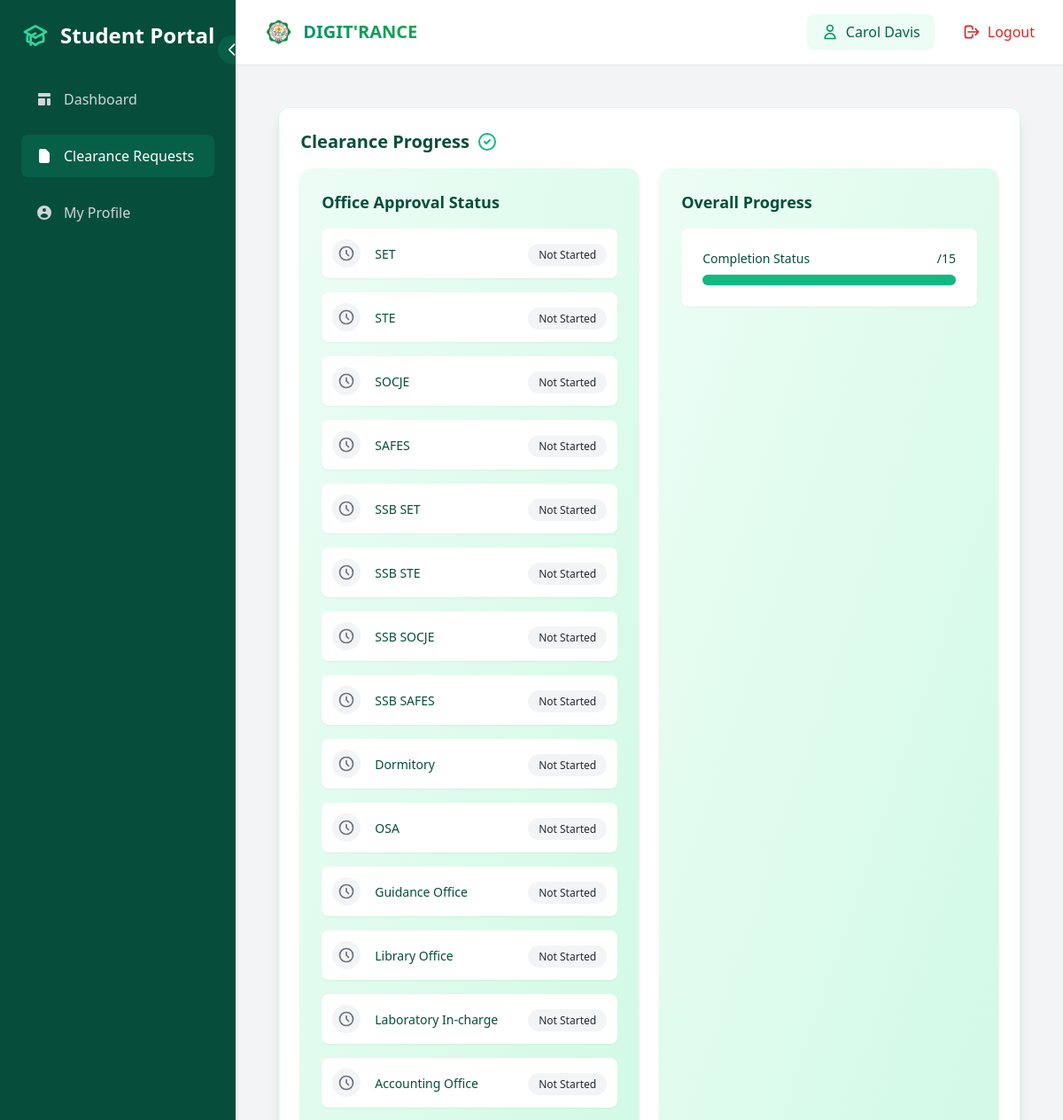
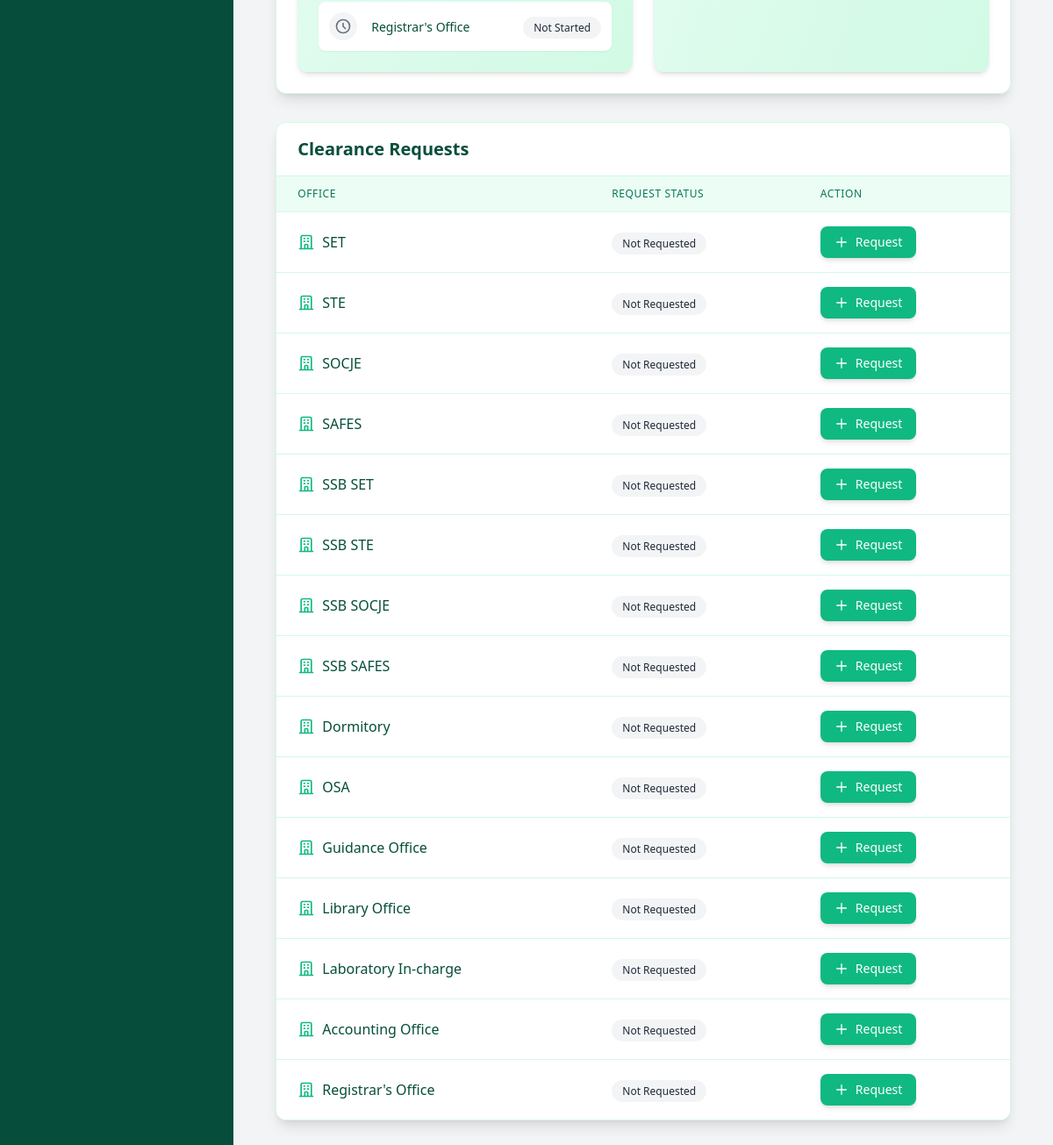
Page /student/requests/ (signed in) on the earlier database version (2 pictures, top to bottom).
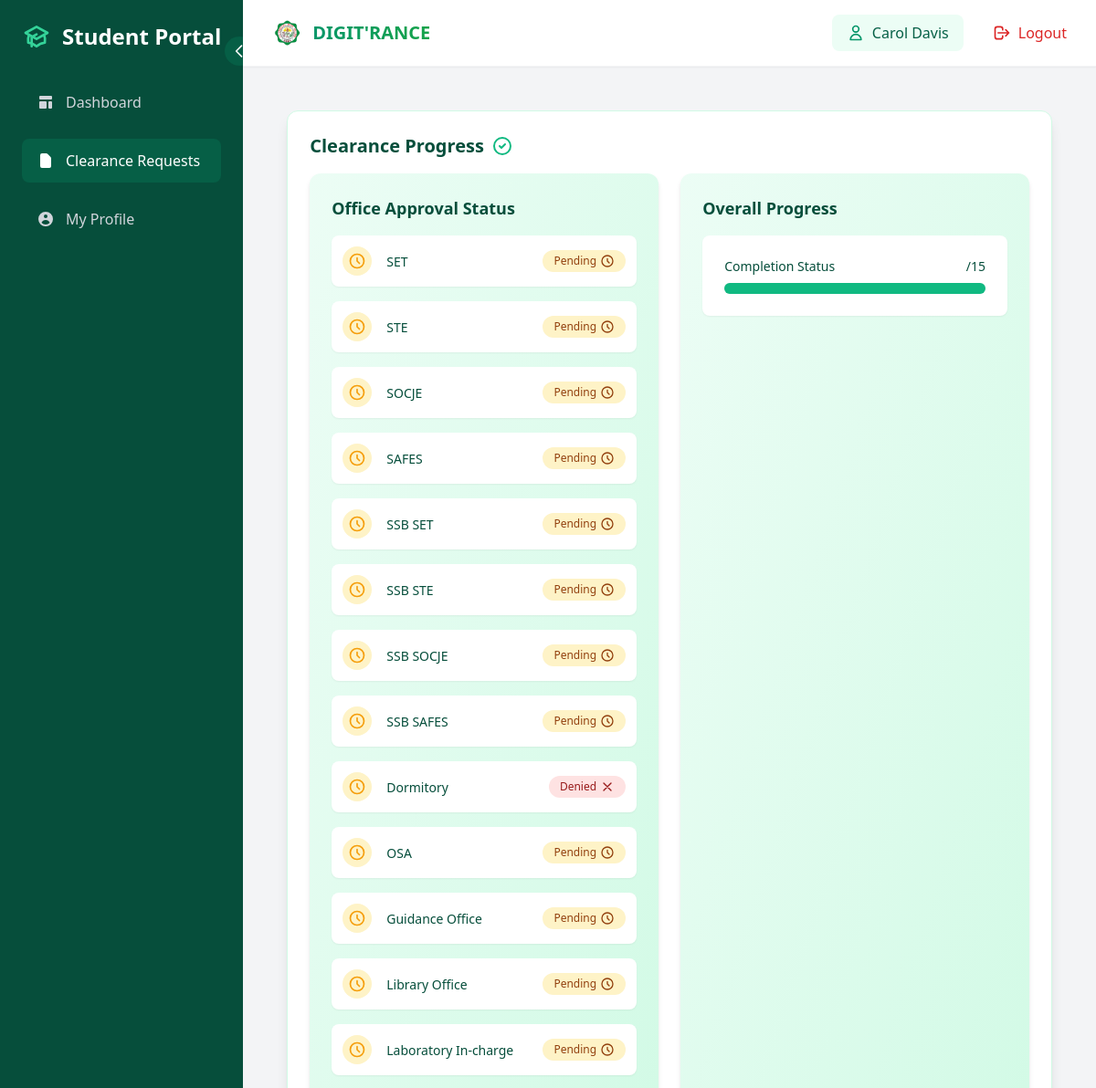
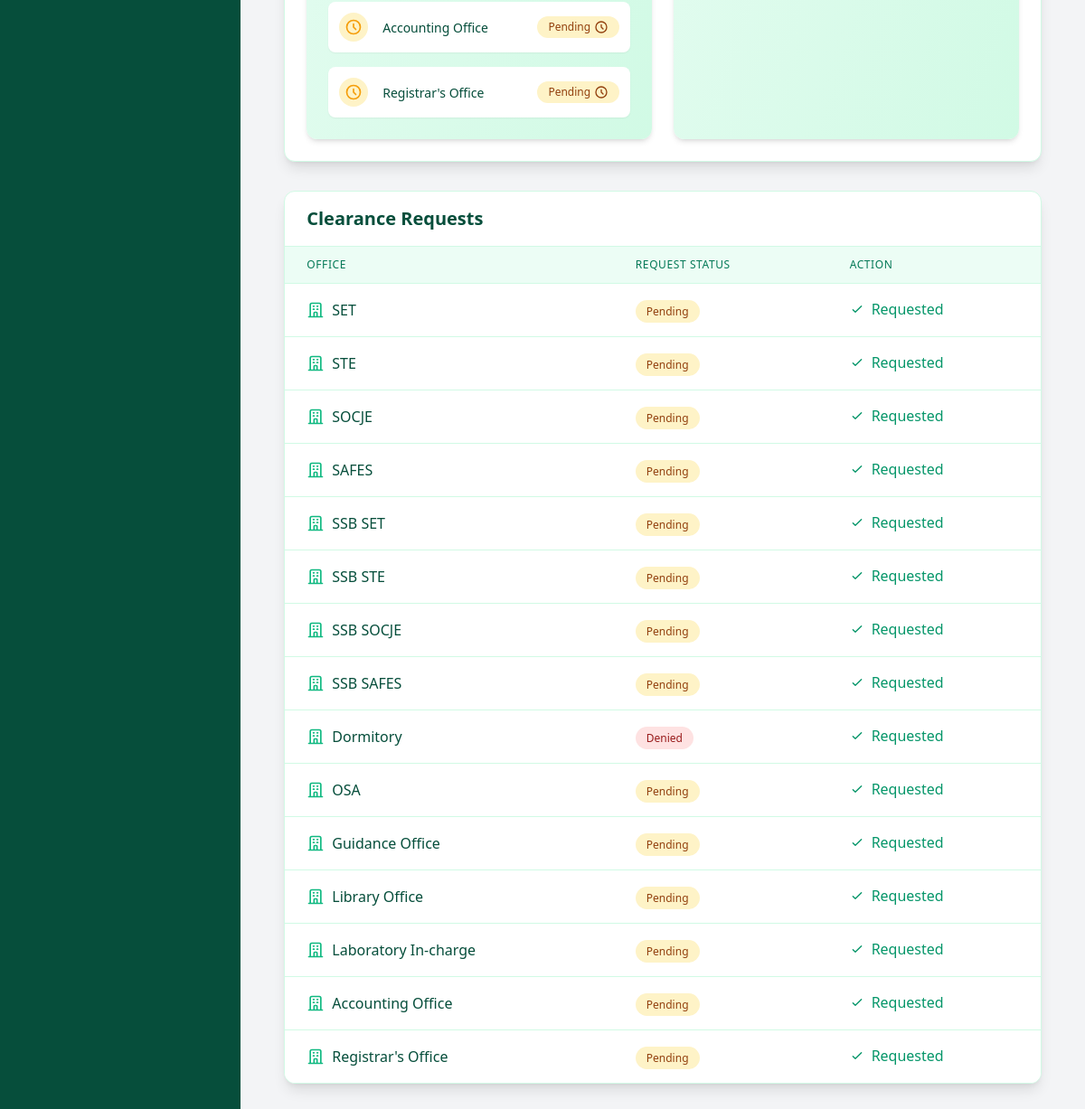
Same page on the later database version (2 pictures, top to bottom).
### core/models.py (models this page shows, shortened)
class Office(models.Model):
    OFFICE_TYPES = [
        ('SET', 'SET'),
        ('STE', 'STE'),
        ('SOCJE', 'SOCJE'),
        ('SAFES', 'SAFES'),
        ('SSB SET', 'SSB SET'),
        ('SSB STE', 'SSB STE'),
        ('SSB SOCJE', 'SSB SOCJE'),
        ('SSB SAFES', 'SSB SAFES'),
        ('OTHER', 'OTHER'),
    ]
    name = models.CharField(max_length=255, unique=True)
    office_type = models.CharField(max_length=50, choices=OFFICE_TYPES, default='OTHER')
    description = models.TextField(blank=True, null=True)
    created_at = models.DateTimeField(auto_now_add=True)

class ClearanceRequest(models.Model):
    student = models.ForeignKey(Student, on_delete=models.CASCADE, related_name='clearance_requests')
    office = models.ForeignKey(Office, on_delete=models.CASCADE, related_name='clearance_requests')
    status_choices = [
        ('pending', 'Pending'),
        ('approved', 'Approved'),
        ('denied', 'Denied'),
    ]
    status = models.CharField(max_length=10, choices=status_choices, default='pending')
    remarks = models.TextField(blank=True, null=True)
    reviewed_by = models.ForeignKey(Staff, on_delete=models.SET_NULL, null=True, blank=True)
    request_date = models.DateTimeField(auto_now_add=True)
    reviewed_date = models.DateTimeField(null=True, blank=True)
    notes = models.TextField(blank=True, null=True, help_text="Reasons for pending or denied clearance.")

### core/views.py (the view, shortened to what this page needs)
# urls.py: path('student/requests/', views.create_clearance_requests, name='clearance_requests'),
@login_required
def create_clearance_requests(request):
      try:
          student = request.user.student
      except Student.DoesNotExist:
          messages.error(request, "Only students can access this page.")
          return redirect('student_dashboard')
      offices = Office.objects.all()
      clearance_requests = {cr.office.id: cr for cr in student.clearance_requests.all()}
      context = {
          "offices": offices,
          "clearance_requests": clearance_requests,
      }
      return render(request, "core/create_clearance_requests.html", context)

### templates/core/create_clearance_requests.html (shortened to what this page needs)
{% extends "base.html" %}
{% load dict_extras %}
{% block sidebar %}
{% include "components/student_sidenav.html" %}
{% endblock %}
{% block content %}
<div class="max-w-6xl mx-auto p-6">
    <div class="mb-8 bg-white rounded-xl shadow-lg p-6 border border-emerald-100">
          <h3 class="text-xl font-bold mb-4 text-emerald-900 animate-fade-in flex items-center">
            <span class="mr-2">Clearance Progress</span>
            <svg class="h-6 w-6 text-emerald-500 animate-bounce" fill="none" stroke="currentColor" viewBox="0 0 24 24">
              <path stroke-linecap="round" stroke-linejoin="round" stroke-width="2" d="M9 12l2 2 4-4m6 2a9 9 0 11-18 0 9 9 0 0118 0z"/>
            </svg>
          </h3>      <div class="grid grid-cols-1 md:grid-cols-2 gap-6">
        <div class="bg-gradient-to-br from-emerald-50 to-emerald-100 rounded-xl p-6 shadow-md">
          <h4 class="text-lg font-bold mb-4 text-emerald-900">Office Approval Status</h4>
          <div class="space-y-4">
            {% for office in offices %}
            {% with cr=clearance_requests|dict_get:office.id %}
            <div class="flex items-center bg-white p-3 rounded-lg shadow-sm">
              <div class="flex-shrink-0">
                {% if cr and cr.get_status_display == 'Approved' %}
                <span class="flex h-8 w-8 items-center justify-center rounded-full bg-emerald-100">
                  <svg class="h-5 w-5 text-emerald-500 animate-bounce" fill="none" stroke="currentColor" viewBox="0 0 24 24">
                    <path stroke-linecap="round" stroke-linejoin="round" stroke-width="2" d="M5 13l4 4L19 7"/>
                  </svg>
                </span>
                {% else %}
                <span class="flex h-8 w-8 items-center justify-center rounded-full {% if cr %}bg-amber-100{% else %}bg-gray-100{% endif %}">
                  <svg class="h-5 w-5 {% if cr %}text-amber-500{% else %}text-gray-500{% endif %} animate-spin" fill="none" stroke="currentColor" viewBox="0 0 24 24">
                    <path stroke-linecap="round" stroke-linejoin="round" stroke-width="2" d="M12 8v4l3 3m6-3a9 9 0 11-18 0 9 9 0 0118 0z"/>
                  </svg>
                </span>
                {% endif %}
              </div>
              <div class="ml-4 flex-grow">
                <span class="text-sm font-medium text-emerald-900">{{ office.name }}</span>
              </div>
              <div>
                {% if cr %}
                <span class="px-3 py-1 text-xs font-medium rounded-full flex items-center
                  {% if cr.get_status_display == 'Pending' %}bg-amber-100 text-amber-800
                  {% elif cr.get_status_display == 'Approved' %}bg-emerald-100 text-emerald-800
                  {% elif cr.get_status_display == 'Denied' %}bg-red-100 text-red-800{% endif %}">
                  {{ cr.get_status_display }}
                  {% if cr.get_status_display == 'Pending' %}
                    <svg class="w-4 h-4 ml-1 animate-spin" fill="none" stroke="currentColor" viewBox="0 0 24 24">
                      <path stroke-linecap="round" stroke-linejoin="round" stroke-width="2" d="M12 8v4l3 3m6-3a9 9 0 11-18 0 9 9 0 0118 0z"/>
                    </svg>
                  {% elif cr.get_status_display == 'Approved' %}
                    <svg class="w-4 h-4 ml-1 animate-bounce" fill="none" stroke="currentColor" viewBox="0 0 24 24">
                      <path stroke-linecap="round" stroke-linejoin="round" stroke-width="2" d="M5 13l4 4L19 7"/>
                    </svg>
                  {% elif cr.get_status_display == 'Denied' %}
                    <svg class="w-4 h-4 ml-1 animate-pulse" fill="none" stroke="currentColor" viewBox="0 0 24 24">
                      <path stroke-linecap="round" stroke-linejoin="round" stroke-width="2" d="M6 18L18 6M6 6l12 12"/>
                    </svg>
                  {% endif %}
                </span>
                {% else %}
                <span class="px-3 py-1 text-xs font-medium rounded-full bg-gray-100 text-gray-800">Not Started</span>
                {% endif %}
              </div>
            </div>
            {% endwith %}
            {% endfor %}
          </div>
        </div>
        <div class="bg-gradient-to-br from-emerald-50 to-emerald-100 rounded-xl p-6 shadow-md">
          <h4 class="text-lg font-bold mb-4 text-emerald-900">Overall Progress</h4>
          <div class="bg-white p-6 rounded-lg shadow-sm">
            <div class="flex justify-between mb-2">
              <span class="text-sm font-medium text-emerald-900">Completion Status</span>
              <span class="text-sm font-medium text-emerald-900">
                {{ approved_count }}/{{ offices|length }}
              </span>
            </div>
            <div class="w-full bg-gray-200 rounded-full h-3">
              <div class="bg-emerald-500 h-3 rounded-full transition-all duration-500" style="width: {% widthratio approved_count offices|length 100 %}%"></div>
            </div>
          </div>
        </div>
      </div>
    </div>
    <div class="bg-white rounded-xl shadow-lg overflow-hidden border border-emerald-100">
      <div class="px-6 py-4 border-b border-emerald-100">
        <h2 class="text-xl font-bold text-emerald-900">Clearance Requests</h2>
      </div>
      <div class="overflow-x-auto">
        <table class="min-w-full divide-y divide-emerald-100">
          <thead class="bg-emerald-50">
            <tr>
              <th class="px-6 py-3 text-left text-xs font-medium text-emerald-700 uppercase tracking-wider">Office</th>
              <th class="px-6 py-3 text-left text-xs font-medium text-emerald-700 uppercase tracking-wider">Request Status</th>
              <th class="px-6 py-3 text-left text-xs font-medium text-emerald-700 uppercase tracking-wider">Action</th>
            </tr>
          </thead>
          <tbody class="bg-white divide-y divide-emerald-100">
            {% for office in offices %}
            {% with cr=clearance_requests|dict_get:office.id %}
            <tr class="hover:bg-emerald-50 transition-colors duration-200">
              <td class="px-6 py-4 whitespace-nowrap">
                <div class="flex items-center">
                  <svg class="w-5 h-5 mr-2 text-emerald-500" fill="none" stroke="currentColor" viewBox="0 0 24 24">
                    <path stroke-linecap="round" stroke-linejoin="round" stroke-width="2" d="M19 21V5a2 2 0 00-2-2H7a2 2 0 00-2 2v16m14 0h2m-2 0h-5m-9 0H3m2 0h5M9 7h1m-1 4h1m4-4h1m-1 4h1m-5 10v-5a1 1 0 011-1h2a1 1 0 011 1v5m-4 0h4"/>
                  </svg>
                  <span class="font-medium text-emerald-900">{{ office.name }}</span>
                </div>
              </td>
              <td class="px-6 py-4 whitespace-nowrap">
                {% if cr %}
                  <span class="px-3 py-1 text-xs font-medium rounded-full
                    {% if cr.get_status_display == 'Pending' %}bg-amber-100 text-amber-800
                    {% elif cr.get_status_display == 'Approved' %}bg-emerald-100 text-emerald-800
                    {% elif cr.get_status_display == 'Denied' %}bg-red-100 text-red-800{% endif %}">
                    {{ cr.get_status_display }}
                  </span>
                {% else %}
                  <span class="px-3 py-1 text-xs font-medium rounded-full bg-gray-100 text-gray-800">
                    Not Requested
                  </span>
                {% endif %}
              </td>
              <td class="px-6 py-4 whitespace-nowrap">
                {% if not cr %}
                  <form method="POST">
                    <button type="submit"
                            class="bg-emerald-500 hover:bg-emerald-600 text-white px-4 py-2 rounded-lg text-sm font-medium transition-colors duration-200 shadow-md hover:shadow-lg flex items-center">
                      <svg class="w-4 h-4 mr-2" fill="none" stroke="currentColor" viewBox="0 0 24 24">
                        <path stroke-linecap="round" stroke-linejoin="round" stroke-width="2" d="M12 4v16m8-8H4"/>
                      </svg>
                      Request
                    </button>
                  </form>
                {% else %}
                  <span class="inline-flex items-center text-emerald-600">
                    <svg class="w-4 h-4 mr-2" fill="none" stroke="currentColor" viewBox="0 0 24 24">
                      <path stroke-linecap="round" stroke-linejoin="round" stroke-width="2" d="M5 13l4 4L19 7"/>
                    </svg>
                    Requested
                  </span>
                {% endif %}
              </td>
            </tr>
            {% endwith %}
            {% endfor %}
          </tbody>
        </table>
      </div>
    </div>
</div>
{% endblock %}

### templates/components/navbar.html (shortened to what this page needs)
{% load static %}
<header class="bg-white shadow-sm p-4 flex justify-between items-center border-b border-gray-100 sticky top-0 z-50">
    <div class="flex items-center">
        <h1 class="text-xl font-bold flex items-center ml-4 text-gray-800">
            <a href="{% url 'home' %}" class="flex items-center group">
                <img src="{% static 'img/permit_logo.png' %}" alt="JHCSC Logo" class="h-8 w-8 mr-3">
                <span class="text-gradient bg-clip-text text-transparent bg-gradient-to-r from-emerald-600 to-green-600 group-hover:from-emerald-700 group-hover:to-green-700 transition-all">
                </span>
            </a>
        </h1>
    </div>
    <div class="flex items-center space-x-4">
        {% if user.is_authenticated %}
            <div class="flex items-center bg-emerald-50 px-4 py-2 rounded-lg">
                <svg class="w-5 h-5 text-emerald-600 mr-2" fill="none" stroke="currentColor" viewBox="0 0 24 24">
                    <path stroke-linecap="round" stroke-linejoin="round" stroke-width="2" d="M16 7a4 4 0 11-8 0 4 4 0 018 0zM12 14a7 7 0 00-7 7h14a7 7 0 00-7-7z"></path>
                </svg>
                <span class="text-emerald-800 font-medium">{{ user.get_full_name }}</span>
            </div>
            <form method="POST" action="{% url 'logout' %}">
                <button type="submit" class="flex items-center px-4 py-2 text-red-600 hover:bg-red-50 rounded-lg transition-all duration-200">
                    <svg class="w-5 h-5 mr-2" fill="none" stroke="currentColor" viewBox="0 0 24 24">
                        <path stroke-linecap="round" stroke-linejoin="round" stroke-width="2" d="M17 16l4-4m0 0l-4-4m4 4H7m6 4v1a3 3 0 01-3 3H6a3 3 0 01-3-3V7a3 3 0 013-3h4a3 3 0 013 3v1"></path>
                    </svg>
                    <span class="font-medium">Logout</span>
                </button>
            </form>
        {% endif %}
    </div>
</header>

Differences in the rows shown:
changed Office "SET": text "Not Started Not Requested Request" → "Requested"
added ClearanceRequest: status "Pending"
changed Office "STE": text "Not Started Not Requested Request" → "Requested"
added ClearanceRequest: status "Pending"
changed Office "SOCJE": text "Not Started Not Requested Request" → "Requested"
added ClearanceRequest: status "Pending"
changed Office "SAFES": text "Not Started Not Requested Request" → "Requested"
added ClearanceRequest: status "Pending"
changed Office "SSB SET": text "Not Started Not Requested Request" → "Requested"
added ClearanceRequest: status "Pending"
changed Office "SSB STE": text "Not Started Not Requested Request" → "Requested"
added ClearanceRequest: status "Pending"
changed Office "SSB SOCJE": text "Not Started Not Requested Request" → "Requested"
added ClearanceRequest: status "Pending"
changed Office "SSB SAFES": text "Not Started Not Requested Request" → "Requested"
added ClearanceRequest: status "Pending"
changed Office "Dormitory": text "Not Started Not Requested Request" → "Requested"
added ClearanceRequest: status "Denied"
changed Office "OSA": text "Not Started Not Requested Request" → "Requested"
added ClearanceRequest: status "Pending"
changed Office "Guidance Office": text "Not Started Not Requested Request" → "Requested"
added ClearanceRequest: status "Pending"
changed Office "Library Office": text "Not Started Not Requested Request" → "Requested"
added ClearanceRequest: status "Pending"
changed Office "Laboratory In-charge": text "Not Started Not Requested Request" → "Requested"
added ClearanceRequest: status "Pending"
changed Office "Accounting Office": text "Not Started Not Requested Request" → "Requested"
added ClearanceRequest: status "Pending"
changed Office "Registrar's Office": text "Not Started Not Requested Request" → "Requested"
added ClearanceRequest: status "Pending"
